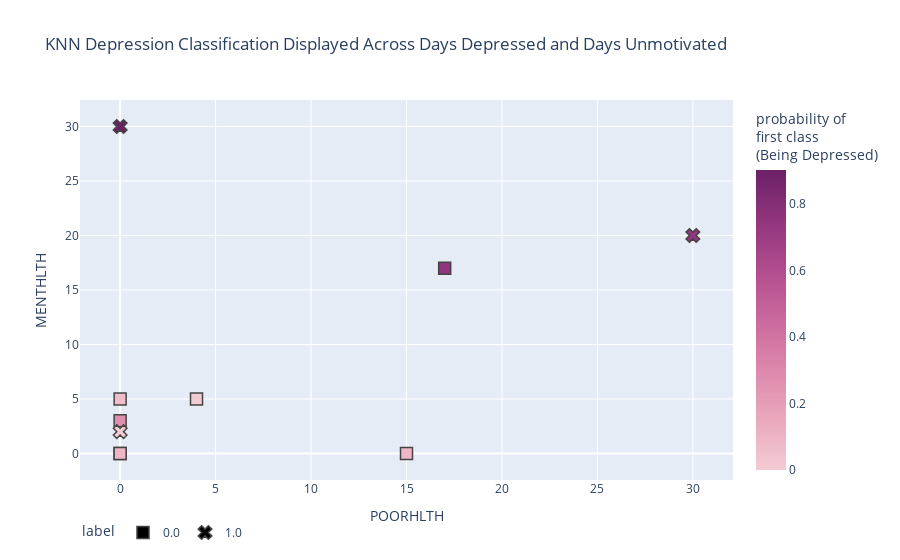

The notebook cell saved with this chart:
### Markdown cell above
### Trying to make a plotly express visualization for the KNN model

### Code cell
fig = px.scatter(
    X_test.iloc[:10,:], x='POORHLTH', y='MENTHLTH',
    color=y_score[:10], color_continuous_scale='Magenta',
    symbol=y_test[:10], symbol_map={'0': 'square-dot', '1': 'circle-dot'},
    labels={'symbol': 'label', 'color': 'probability of <br>first class <br>(Being Depressed)'},
    title="KNN Depression Classification Displayed Across Days Depressed and Days Unmotivated"
)
fig.update_traces(marker_size=12, marker_line_width=1.5)
fig
fig.update_layout(legend_orientation='h')
fig.show()

### Figure 1 — Plotly figure (JSON) as saved in the notebook; plotly's stock layout.template omitted (floating-point values rounded to 4 significant figures)
{"data": [{"hovertemplate": "label=0.0<br>POORHLTH=%{x}<br>MENTHLTH=%{y}<br>probability of <br>first class <br>(Being Depressed)=%{marker.color}<extra></extra>", "legendgroup": "0.0", "marker": {"color": [0.7508, 0.09091, 0.09091, 0.09091, 0.0, 0.2727, 0.05625], "coloraxis": "coloraxis", "line": {"width": 1.5}, "size": 12, "symbol": "square"}, "mode": "markers", "name": "0.0", "orientation": "v", "showlegend": true, "type": "scatter", "x": [17.0, 0.0, 0.0, 15.0, 4.0, 0.0, 0.0], "xaxis": "x", "y": [17.0, 0.0, 0.0, 0.0, 5.0, 3.0, 5.0], "yaxis": "y"}, {"hovertemplate": "label=1.0<br>POORHLTH=%{x}<br>MENTHLTH=%{y}<br>probability of <br>first class <br>(Being Depressed)=%{marker.color}<extra></extra>", "legendgroup": "1.0", "marker": {"color": [0.0, 0.902, 0.7446], "coloraxis": "coloraxis", "line": {"width": 1.5}, "size": 12, "symbol": "x"}, "mode": "markers", "name": "1.0", "orientation": "v", "showlegend": true, "type": "scatter", "x": [0.0, 0.0, 30.0], "xaxis": "x", "y": [2.0, 30.0, 20.0], "yaxis": "y"}], "layout": {"coloraxis": {"colorbar": {"title": {"text": "probability of <br>first class <br>(Being Depressed)"}}, "colorscale": [[0, "rgb(243, 203, 211)"], [0.1667, "rgb(234, 169, 189)"], [0.3333, "rgb(221, 136, 172)"], [0.5, "rgb(202, 105, 157)"], [0.6667, "rgb(177, 77, 142)"], [0.8333, "rgb(145, 53, 125)"], [1, "rgb(108, 33, 103)"]]}, "legend": {"orientation": "h", "title": {"text": "label"}, "tracegroupgap": 0}, "title": {"text": "KNN Depression Classification Displayed Across Days Depressed and Days Unmotivated"}, "xaxis": {"anchor": "y", "domain": [0, 1], "title": {"text": "POORHLTH"}}, "yaxis": {"anchor": "x", "domain": [0, 1], "title": {"text": "MENTHLTH"}}}}
